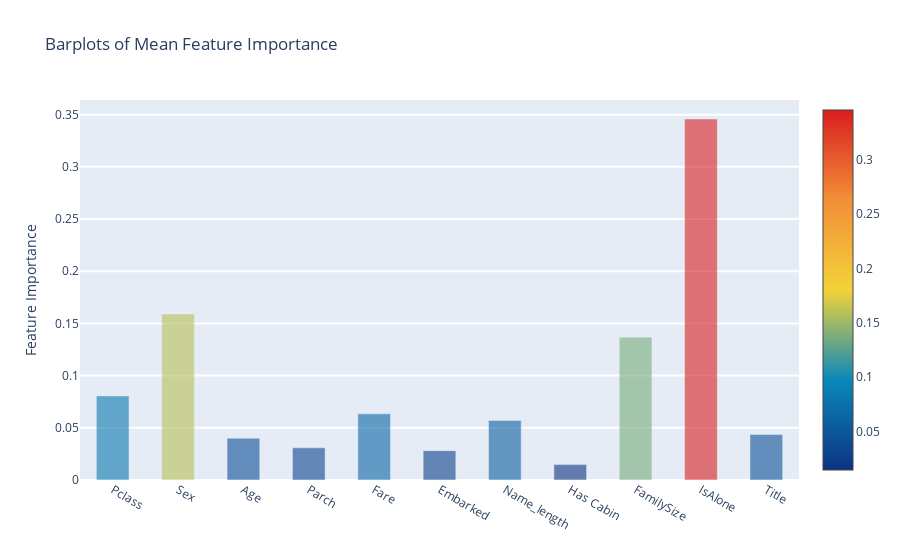

Notebook cell for this chart:
### Markdown cell above
### Plotly Barplot of Average Feature Importances

### Code cell
y = feature_dataframe['mean'].values
x = feature_dataframe['features'].values
data = [go.Bar(
    x = x,
    y = y,
    width = 0.5,
    marker = dict(
        color = feature_dataframe['mean'].values,
        colorscale = 'Portland',
        showscale = True,
        reversescale = False
    ),
    opacity = 0.6
)]
layout = go.Layout(
    autosize = True,
    title = 'Barplots of Mean Feature Importance',
    hovermode = 'closest',
#     xaxis = dict(
#         title = 'Pop',
#         ticklen = 5,
#         zeroline = False,
#         gridwidth = 2
#     ),
    yaxis = dict(
        title = 'Feature Importance',
        ticklen = 5,
        gridwidth = 2
    ),
    showlegend = False
)

fig = go.Figure(data=data, layout=layout)
py.iplot(fig, filename='bar-direct-labels')

### Figure 1 — Plotly figure (JSON) as saved in the notebook; plotly's stock layout.template omitted (floating-point values rounded to 4 significant figures)
{"data": [{"marker": {"color": [0.08059, 0.1591, 0.04, 0.03084, 0.06338, 0.02812, 0.05698, 0.01473, 0.1368, 0.3458, 0.04361], "colorscale": [[0, "rgb(12,51,131)"], [0.25, "rgb(10,136,186)"], [0.5, "rgb(242,211,56)"], [0.75, "rgb(242,143,56)"], [1, "rgb(217,30,30)"]], "reversescale": false, "showscale": true}, "opacity": 0.6, "type": "bar", "width": 0.5, "x": ["Pclass", "Sex", "Age", "Parch", "Fare", "Embarked", "Name_length", "Has Cabin", "FamilySize", "IsAlone", "Title"], "y": [0.08059, 0.1591, 0.04, 0.03084, 0.06338, 0.02812, 0.05698, 0.01473, 0.1368, 0.3458, 0.04361]}], "layout": {"autosize": true, "hovermode": "closest", "showlegend": false, "title": {"text": "Barplots of Mean Feature Importance"}, "yaxis": {"gridwidth": 2, "ticklen": 5, "title": {"text": "Feature Importance"}}}}
